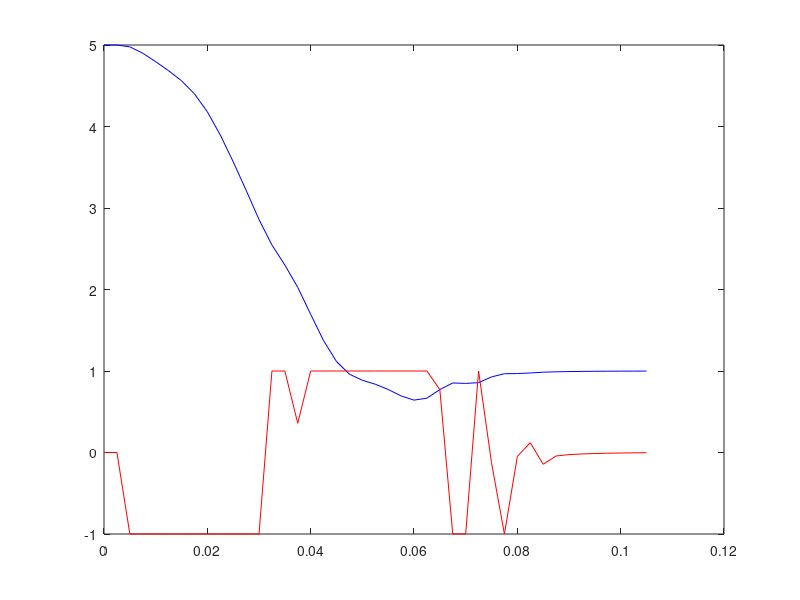

Here is the MATLAB script that generated this plot: (Note: this script raises an error after producing the figure.)

clc;
clear all;
format short;

km=4.4*10^(-2);
j1 =3.75*10^(-6);
j2 =  3.75*10^(-6);
b =1*10^(-5);
d=3.125*10^(-5);
k = 0.2656;

A = [0 0 1 0;
    0 0 0 1 ;
    -k/j1 k/j1 -(d+b)/j1 (d+b)/j1;
    k/j2 -k/j2 (d+b)/j2 -(b+d)/j2];


B = [0 ; 0 ;km/j1 ;0];
C = [1 0 0 0];

sys_cont = ss(A, B, C, 0);
h =0.0025; 
sys_disc = c2d(sys_cont, h); % the output can be changed
phi = sys_disc.a;

Gamma = sys_disc.b;
gamma = [Gamma phi*Gamma phi^2*Gamma phi^3*Gamma];
det(gamma)

alphas = [0.07 0.001 0.7 0.001];
K = -acker(phi,Gamma,alphas);
% forward gain
F = 1/(C*inv(eye(4)-phi-Gamma*K)*Gamma);

r = 1; % reference

x1(2) = 5.0; x1(1) = 5.0; 
x2(1) = 5.0; x2(2) = 5.0; 
x3(2)=5.0; x3(1) = 5.0;
x2(1)=5.0; x4(2) = 5.0;

tol = 1e-3; % set a tolerance for convergence
error = Inf; % initialize error to a large value
t_converge = 0; % initialize the time at which convergence is achieved


input(2) = 0; input(1)=0; time(2) = h; time(1) =0;
error = 0;
for i=2:2/h
u_unbounded  =K*[x1(i); x2(i) ;x3(i); x4(i)] +F*r;
u = min(max(u_unbounded, -1), 1); % Apply saturation to u
x3(i) = min(x3(i), 50); % Apply saturation to x3 max(u_unbounded, -50)
x4(i) = min(x4(i), 50); % Apply saturation to x4 max(u_unbounded

xkpl = phi*[x1(i); x2(i) ;x3(i); x4(i)] + Gamma*u;
x1(i+1) = xkpl(1);
x2(i+1) = xkpl(2);
x3(i+1) = xkpl(3);
x4(i+1) = xkpl(4);
input(i+1) = u;
time(i+1) = time(i) + h;

% compute error and check for convergence
error = abs(x1(i+1) - r);
if error < tol && t_converge == 0 % check if converged
    t_converge = time(i+1); % record the time of convergence
end

% break the loop if converged
if t_converge > 0
    break
end
end
% plot results
plot(time(1:i+1), x1(1:i+1), 'b');
hold
plot(time(1:i+1), input, 'r')
hline = refline([0 r]);
legend('State', 'Input', 'r')
title('System Response');
xlabel('Time (sec)');
ylabel('x1');
ylim([0, 2*r]); % set y-axis limit



